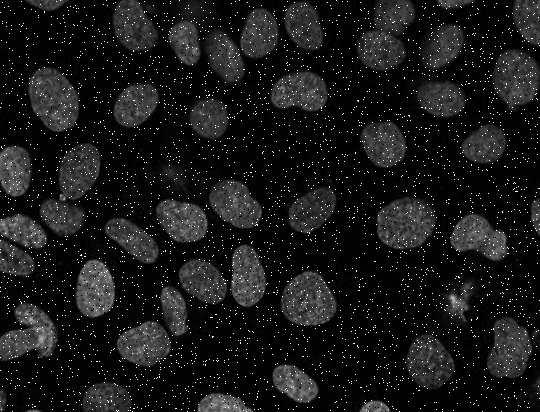
#> input picture noise.png, 540 x 412 px
$ python project.py   (older library calls are emulated)
#> lines starting #> are read from the running program, lines starting #| are printed output that depends on the picture; after the words box and inside, x2 and y2 are one past the last pixel; in counts of white or black regions, pixels touching at a corner belong together
import cv2
import numpy as np
# filename='original.png'
filename='noise.png'
img = cv2.imread(filename, cv2.IMREAD_GRAYSCALE)
#> img is the input picture: shape (412, 540); min 0, max 255, mean 24.5
cv2.namedWindow('main')
cv2.imshow('main',img)
cv2.waitKey(0)

#  MEDIAN_FILTER TO REMOVE NOISE FROM IMG

def median_filter(noise_img):
    final = noise_img[:]
    for y in range(len(noise_img)):
        for x in range(y):
            final[y, x] = noise_img[y, x]
    kernel = [noise_img[0, 0]] * 9
#> kernel = [2, 2, 2, 2, 2, 2, 2, 2, 2]
    for y in range(1, len(noise_img) - 1):
        for x in range(1, noise_img.shape[1] - 1):
            kernel[0] = noise_img[y - 1, x - 1]
            kernel[1] = noise_img[y, x - 1]
            kernel[2] = noise_img[y + 1, x - 1]
            kernel[3] = noise_img[y - 1, x]
            kernel[4] = noise_img[y, x]
            kernel[5] = noise_img[y + 1, x]
            kernel[6] = noise_img[y - 1, x + 1]
            kernel[7] = noise_img[y, x + 1]
            kernel[8] = noise_img[y + 1, x + 1]

            kernel.sort()
            final[y, x] = kernel[4]
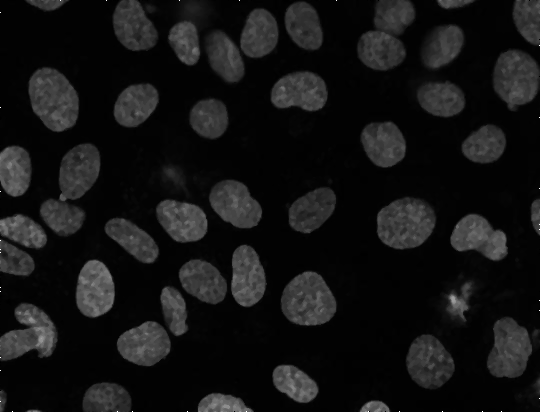
#> final: shape (412, 540); min 0, max 255, mean 20
#> after the loop, kernel = [5, 5, 5, 6, 6, 6, 6, 6, 6]
    return final


blur_img=median_filter(img)
cv2.namedWindow('main2')
cv2.imshow('main2', blur_img)  # FINAL=IMG WITHOUT NOISE
cv2.waitKey(0)
# blur_img=cv2.imwrite('C:/Users/Roumk/OneDrive/Υπολογιστής/HW_1', blur_img)

# CONVERT BLUR_IMG TO BINARY
ret,thresh_img = cv2.threshold(blur_img, 20, 255, cv2.THRESH_BINARY)
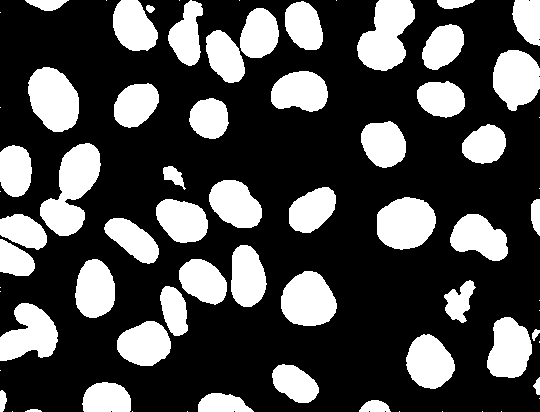
#> thresh_img: shape (412, 540); 29.6% white; 72 white regions (23 under 20 px), largest, box (x1, y1, x2, y2) and area: (40, 143, 101, 236) 3046, (357, 0, 415, 71) 2705, (28, 67, 79, 132) 2476

# VIEW BINARY IMG
cv2.imshow('threshold',thresh_img)
cv2.waitKey(0)

# FUNCTION THAT FINDS INTEGRAL
def my_integral(image):
    N = len(image)
#> N = 412
    M = len(image[0])
#> M = 540
    array_of_sums = np.empty([N, M], dtype=int)

    for i in range(0, N, 1):
        sum = 0
        for j in range(0, M, 1):
            sum = image[i][j] + sum
            array_of_sums[i][j] = sum
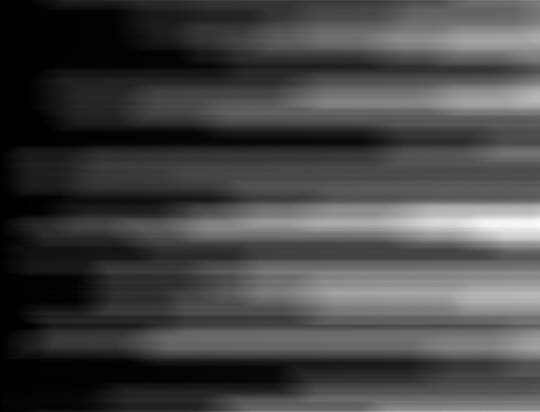
#> array_of_sums: shape (412, 540) int64; min 0, max 21276, mean 5751.2; drawn with min black and max white

    for i in range(1, N, 1):
        for j in range(M-1, -1, -1):
            array_of_sums[i][j] += array_of_sums[i - 1][j]
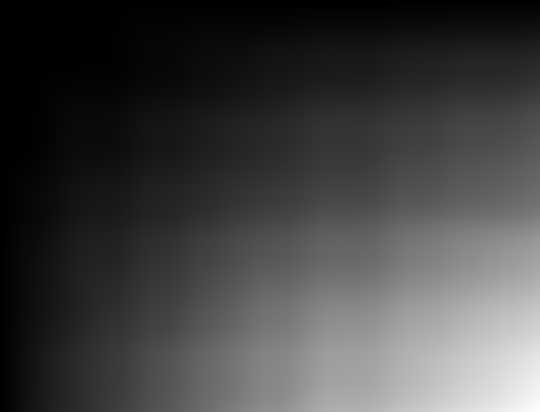
#> array_of_sums: shape (412, 540) int64; min 2, max 4448358, mean 1153222.3; drawn with min black and max white

    col = np.array([np.zeros(N + 1)])
    row = np.array([np.zeros(M)])
    row_arr = np.insert(array_of_sums, 0, row, axis=0)
    final_arr = np.insert(row_arr, 0, col, axis=1)

    return final_arr


def integral_sum(new_array,si,sj,ei,ej):
    sum = new_array[ei, ej] - new_array[ei, sj] - new_array[si, ej] + new_array[si, sj]
    return sum


# FUNCTION TO RETURN FINAL_IMG
def connected_components(new_img):
    final_img = cv2.cvtColor(blur_img, cv2.COLOR_GRAY2BGR)
    item = my_integral(blur_img)
    output = cv2.connectedComponentsWithStats(thresh_img, 8, cv2.CV_32S)
    num_labels = output[0] # The first cell is the number of labels
#> num_labels = 73
    labels = output[1]     # The second cell is the label matrix
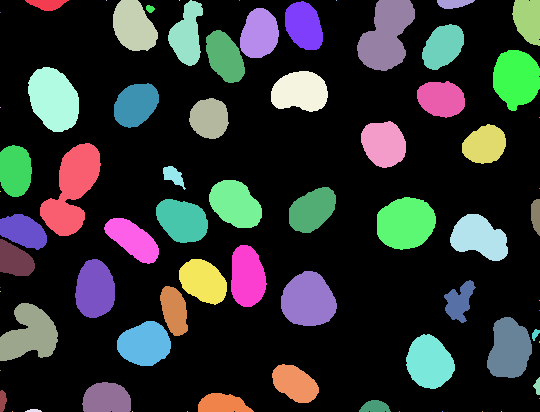
#> labels: shape (412, 540) int32; 73 distinct labels, from 0 to 72; one colour per label, 0 black
    values = output[2]     # The third cell is the stat matrix
#> values = 73 rows, first 6: [0, 0, 540, 412, 156655], [25, 0, 44, 11, 311], [106, 0, 1, 1, 1], [113, 0, 45, 51, 1700], [179, 0, 1, 1, 1], [168, 0, 35, 66, 1434]
    centroids = output[3]  # The fourth cell is the centroid matrix
#> centroids = 73 pairs, first value 0 to 539, second value 0 to 411
    j=0   # initialize counter
    for i in range(1,num_labels):
        area=values[i,cv2.CC_STAT_AREA]

        if area>10:
           j=j+1  # counter
           x1 = values[i, cv2.CC_STAT_LEFT]
           y1 = values[i, cv2.CC_STAT_TOP]
           w = values[i, cv2.CC_STAT_WIDTH]
           h = values[i, cv2.CC_STAT_HEIGHT]

           # CORDINATE FOR BOUNDING BOX
           pt1 = (x1, y1)
           pt2 = (x1 + w, y1 + h)
           (X, Y) = centroids[i]
           box_sum=integral_sum(item,y1,x1,y1+h,x1+w)
           average=box_sum/(w*h)
           # BOUNDING BOXES FOR EACH ELEMENT
           color=(0,0,255)
           cv2.rectangle(final_img, pt1, pt2, color, 1)
           # PUT TEXT IN IMG

           # font = cv2.FONT_HERSHEY_SIMPLEX
           font = cv2.FONT_HERSHEY_COMPLEX_SMALL
           org = (x1,y1+int(h/2))
           fontScale=1
           color=(0,0,255)
           thickness=1
           new_img = cv2.putText(final_img, str(j), org, font, fontScale, color, thickness, cv2.LINE_AA)
           # PRINTS
           print(f'----Region'f'{j} : ----')
           print(f'Area(px)'f':', area)
           print(f'Bounding Box Area(px)'f' :', w * h)
           print(f'Mean graylevel value in bounding box 'f' :', average)
#> this loop made 72 passes
#> (area, x1, y1, w, h, pt2, X, Y) on passes 1, 3, 5, 7, 9, 10, 11, 12, 13, 15, 16, 17: (311, 25, 0, 44, 11, (69, 11), 46.77, 3.79), (1700, 113, 0, 45, 51, (158, 51), 133.4, 26), (1434, 168, 0, 35, 66, (203, 66), 186.7, 34.47), (1420, 285, 1, 38, 49, (323, 50), 303.5, 25.45), (2705, 357, 0, 58, 71, (415, 71), 385.9, 34.83), (248, 437, 0, 38, 9, (475, 9), 453.2, 3.16), (1021, 512, 0, 28, 46, (540, 46), 527.5, 19.42), (51, 146, 5, 9, 8, (155, 13), 149.7, 8.37), (1505, 240, 8, 39, 50, (279, 58), 259, 33.58), (1367, 422, 24, 42, 46, (464, 70), 442.6, 46.07), (1424, 206, 30, 39, 53, (245, 83), 224.5, 56.52), (2175, 493, 50, 47, 61, (540, 111), 515.9, 78)
#> (printed output is left out)
#> pass 3, in connected_components, `new_img = cv2.putText(final_img, str(j), org, font, fontScale, color, ..`:
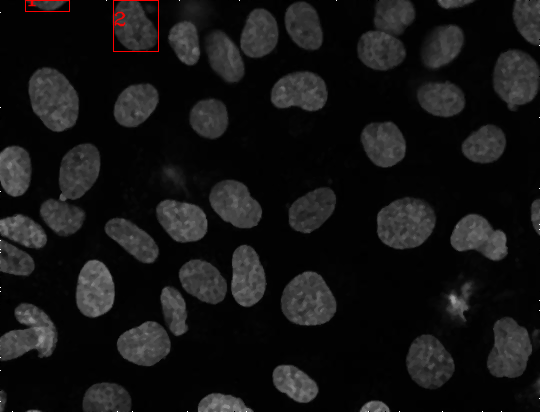
#> new_img: shape (412, 540, 3); mean B, G, R 20, 20, 20.4
#> after the loop:
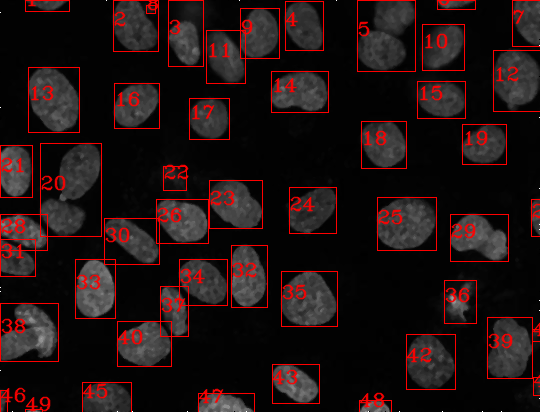
#> final_img: shape (412, 540, 3); mean B, G, R 18.5, 18.5, 32.8
    return new_img

final_img=connected_components(thresh_img)
cv2.imshow('final_img',final_img )
cv2.waitKey(0)
por=cv2.imwrite('noise_final_img.png',final_img)
print(por)
#| True
